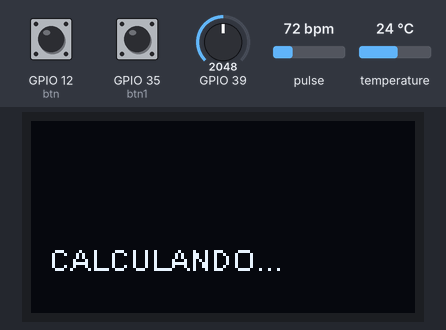
Simulated run of this sketch. Board: ESP32. On the bench: 128×64 one-colour display. The inputs (shaded band) are chosen by the test bench; at power-on: GPIO 35 (btn1) LOW, GPIO 12 (btn) LOW, GPIO 39 = 2048, pulse 72 bpm, temperature 24 °C (analog values on the 0–4095 scale). What the sketch prints to the serial monitor is not drawn.

Above: at 1.5 s.
1.6 s: GPIO 35 (btn1) pulled HIGH for 0.15 s
At 3.1 s:
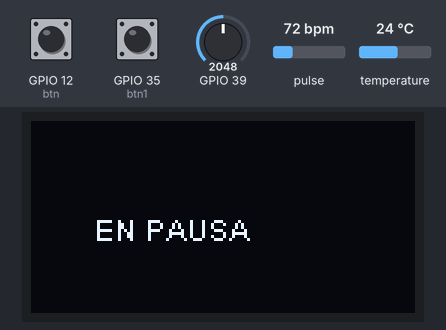
5.2 s: GPIO 35 (btn1) pulled HIGH for 1 s
At 5.9 s:
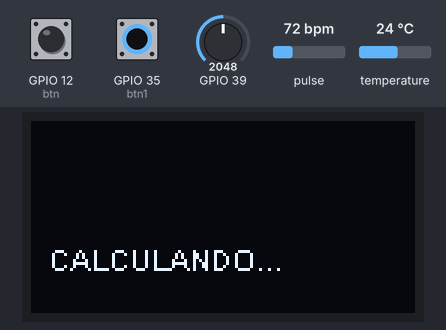
10.2 s: GPIO 35 (btn1) pulled HIGH for 3.2 s
At 11.8 s:
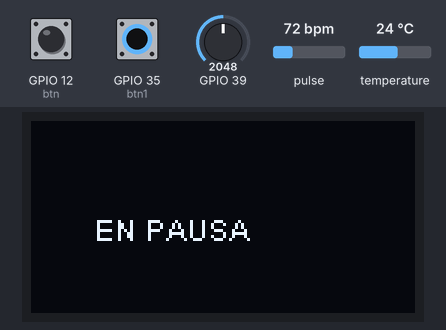
Timing chart, 0 to 13.3 s (numbered marks = the images above; inputs shaded):
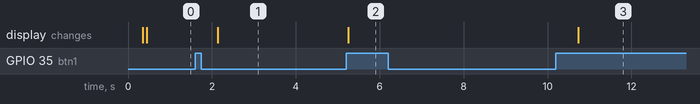

Measured:
- after the input at 1.6 s, the display: changes after 0.54 s (image 1)
- after the input at 5.2 s, the display: changes after 0.05 s (image 2)
- after the input at 10.2 s, the display: changes after 0.53 s (image 3)

The sketch:

TesisFinal.ino
```cpp
/******LIBRERIAS******/
#include "secrets.h"
#include "images.h"
#include <WiFiManager.h>
#include <Wire.h>
#include "MAX30105.h"
#include "heltec.h"
#include "heartRate.h"
#include <WiFi.h>
#include <FirebaseESP32.h>
#include <NTPClient.h>
#include <WiFiUdp.h>
#include "soc/rtc_wdt.h"

MAX30105 particleSensor;

//Proporciona la información del proceso de generación de tokens.
#include "addons/TokenHelper.h"

//Proporciona la información de impresión de la carga útil de la base de datos en tiempo real y otras funciones auxiliares.
#include "addons/RTDBHelper.h"

/******Definiciones******/
#define btn 12               //Pin del boton de cambio de estado
#define btn1 35
#define BAND 915E6           //Banda del LoRa
#define MAX_BRIGHTNESS 255   //Brillo del LED del MAX
#define DELAY_BTN 750        //Delay boton


/******* VARIABLES ******/
float promtemp,tempC;
bool flagpause = false;
unsigned long pauseAct;
int modo=0,r=0;
unsigned long lastTime=0, tiempo=0,resta=0,lastAct=0;
String ID;
String path="/Sensores";//Camino a la base de datos
int estado=0;           //Se crearon tres estados: 0=sin dedo en el sensor 1=estabilizando datos  2=datos estables
WiFiManager wifiManager;
TaskHandle_t Task1;

// Objetos de Data de Firebase Data object
FirebaseData firebaseData;
FirebaseJson json;
FirebaseAuth auth;
FirebaseConfig config;

//Variables NTP (Network Time Protocol)
WiFiUDP ntpUDP;
NTPClient timeClient(ntpUDP, "south-america.pool.ntp.org");
unsigned long epochTime;


/******VARIABLES MAX30102******/
double avered = 0;
double aveir = 0;
double sumirrms = 0;
double sumredrms = 0;
uint32_t DataFinger = 0;
unsigned long notify = 0;
int i = 0;
int Num = 100;              //Se calcula SpO2 por intervalo de muestreo
double ESpO2 = 95.0;        //Valor inicial estimado de SpO2
double FSpO2 = 0.7;         //Factor de filtro para el SpO2 estimado
double frate = 0.95;        //Filtro paso bajo para el valor del LED IR/rojo para eliminar el componente AC

#define TIMETOBOOT 3000    //Tiempo de esperra en mseg para generar un valor de SpO2
#define SCALE 88.0         //Escala ajustable para mostrar el latido del corazón y la SpO2 en la misma escala
#define SAMPLING 5         //Muestreo para observar las pulsaciones con mayor precisión
#define FINGER_ON 30000    //Valor para indicar que el dedo se encuentra en el sensor, si la señal roja es más baja esto indicará que su dedo no está en el sensor
#define MINIMUM_SPO2 80.0  //Se define el menor valor de SpO2 cuando no se coloca el dedo

const byte RATE_SIZE = 4;  //Aumente si desea obtener más promedios.
byte rates[RATE_SIZE];     //Matriz de frecuencias cardíacas.
byte rateSpot = 0;         //Taza en bytes de los latidos
long lastBeat = 0;         //Momento en el que ocurre el último latido
float beatsPerMinute;      //Bits por minuto
int beatAvg;               //Promedio de los latidos
uint32_t ledIR;            //Valor del led del MAX

#define USEFIFO           //Definir la utilizacion de FIFO (First In First Out)

/******METODO GET HORA Y FECHA******/

//Se calcula la fecha y hora en Epoch Time para ser enviado a la Base de Datos

unsigned long get_Time() {
  timeClient.update();
  unsigned long now = timeClient.getEpochTime();
  return now;
}

void pantalla(){           //Método para imprimir en la pantalla LCD
Heltec.display->clear();   //Se limpia la pantalla
if(estado==1)           //Condición: si se encuentra en estado 1 aparecera el siguiente mensaje en la pantalla
{
  Heltec.display -> drawString(6,40,"CALCULANDO..."); //Se muetra en la pantalla el mensaje "CALCULANDO..." hasta que cambie el estado
}
if(estado==2)          //Condición: si se encuentra en estado 2 apareceran los siguientes mensaje en la pantalla
{
Heltec.display -> drawString(3,22,"BPM: "+String(beatAvg));    //Se muestra en la pantalla "BPM:" seguido del valor de pulsaciones por minuto medido.
Heltec.display -> drawString(3,12,"ID:"+ ID);                  //Se muestra en la pantalla "ID:" seguido del número correspondiente.
Heltec.display -> drawString(3,32,"TEMP: "+String(promtemp));  //Se muestra en la pantalla "TEMP:" seguido del valor de temperatura medido.
Heltec.display -> drawString(3,42,"SPO2: "+String(ESpO2));     //Se muestra en la pantalla "SPO2:" seguido del valor de oxigenación en la sangre medido.
Heltec.display->drawXbm(72,11, heartbeat_png_width, heartbeat_png_height, heartbeat_png_bits); //Se muestra la imagen de un corazón
Heltec.display -> drawString(65,0, "Covid-Monitor");           //Se muestra en la pantalla el mensaje "Covid-Monitor" correspondiente al nombre del dispositivo
Heltec.display -> drawString(60,53, "Castillo & Ortiz");       //Se muestra en la pantalla el mensaje "Castillo & Ortiz" correspondiente a los nombres de los creadores
if(modo==0){               //Condición: Si se encuentra en modo 0, correspondiente a LoRa se mostrará en la pantalla el ícono de LoRa
Heltec.display->drawXbm(0,0, lora_width, lora_height, lora_bits);
}
if(modo==1){                //Condición: Si se encuentra en modo 1, correspondiente a Wi-Fi se mostrará en la pantalla el ícono de Wi-Fi
Heltec.display->drawXbm(0,0,logowifi2_width, logowifi2_height, logowifi2_bits);
}
}
Heltec.display ->display();
}
void connectFirebase(){                                        //Método para la conexión con la base de datos
  config.api_key = API_KEY;
  auth.user.email = USER_EMAIL;
  auth.user.password = USER_PASSWORD;
  config.database_url = FIREBASE_HOST;
  config.token_status_callback = tokenStatusCallback;
  Firebase.begin(&config, &auth);
  epochTime=get_Time();
}

void sendFirebase(int flag) {                                          //Método para el envío de datos o valores a la base de datos
  json.clear();
  epochTime = get_Time();
  String nodo = path + "/"+ID+"/";                             //Se guarda la informacion en el nodo
  String nodo1 = "/Historicos/"+ID+"/"+String(epochTime)+"/";  //Se guarda la informacion en el nodo 1
  if(flag !=0)
  {
    json.add("flag",flag);
    Firebase.updateNode(firebaseData,nodo,json);
  }
  else
  {
  json.add("spo2", ESpO2);
  json.add("hr", beatAvg);
  json.add("temp", promtemp);
  Firebase.updateNode(firebaseData,nodo1,json);
  json.add("flag",flag);
  Firebase.updateNode(firebaseData,nodo,json);
  }
  }

/******ENVIAR DATOS******/
void sendData(int flag){                                //Método para el envío de datos

  if(modo==0){                                  //Ciclo
    if(WiFi.status()== WL_CONNECTED){
      WiFi.disconnect(true);
  }
  Serial.println("ENVIANDO POR LORA");
  LoRa.beginPacket();
  LoRa.setTxPower(14,RF_PACONFIG_PASELECT_PABOOST);
  if(flag!=0)
  {
    LoRa.print("!");
    LoRa.print(String(flag));
    LoRa.print("$");
    LoRa.print(ID);
    LoRa.endPacket();
  }
  else{
  LoRa.print(promtemp);
  LoRa.print("#");
  LoRa.print(beatAvg);
  LoRa.print("$");
  LoRa.print(ESpO2);
  LoRa.print("/");
  LoRa.print(ID);
  LoRa.print("!");
  LoRa.print(String(flag));
  LoRa.endPacket();
  }
  }
  if(modo==1){
    if(WiFi.status()!= WL_CONNECTED){

    //PANTALLA CONECTANDO WIFI
    wifiManager.autoConnect("Covid-Monitor");
    connectFirebase();
    }
    sendFirebase(flag);
  }
  }


 /*************** MODO PAUSA **********************/
 void pausemode(){
   pauseAct = millis();
   if(flagpause)
   {
    flagpause = !flagpause;
   }
   else
   {
    flagpause = !flagpause;
   }


 }


/******INTERRUPCION******/
void isr(){
  if(millis()-lastTime > 1500){
    Serial.println("¡Interrupción!"); // PARA VERIFICAR QUE SE ENTRÓ EN LA INTERRUPCIÓN
    switch(modo){
      case 0:
        modo = 1;
        Heltec.display->drawXbm(0,0,logowifi2_width, logowifi2_height, logowifi2_bits);
        Serial.println("MODO WIFI");
      break;
      case 1:
        Heltec.display->drawXbm(0,0, lora_width, lora_height, lora_bits);
        modo=0;
      break;
      default: Serial.println("ERROR EN LA INTERRUPCION");
      break;
      lastTime=0;
      lastTime=millis();
      }
  }
}
/*****INICIALIZANDO ADC*****/
void setupADC(){                                               //Método para inicializar el ADC
  analogReadResolution(12);      //Se establecieron 12 bits de resolución

  //analogSetAttenuation
}

/* INICIALIZANDO MAX30102 */
void setupMAX30102(){
  Wire1.begin(21, 22);
while (!particleSensor.begin(Wire1, I2C_SPEED_FAST)){ //Use default I2C port, 400kHz speed
    Serial.println("MAX30102 was not found. Please check wiring/power/solder jumper at MH-ET LIVE MAX30102 board. ");
    //while (1);
  }

  //Setup to sense a nice looking saw tooth on the plotter
  byte ledBrightness = 0x7F; //Options: 0=Off to 255=50mA
  byte sampleAverage = 4; //Options: 1, 2, 4, 8, 16, 32
  byte ledMode = 2; //Options: 1 = Red only, 2 = Red + IR, 3 = Red + IR + Green

  //Options: 1 = IR only, 2 = Red + IR on MH-ET LIVE MAX30102 board
  int sampleRate = 200; //Options: 50, 100, 200, 400, 800, 1000, 1600, 3200
  int pulseWidth = 411; //Options: 69, 118, 215, 411
  int adcRange = 16384; //Options: 2048, 4096, 8192, 16384

  // Set up the wanted parameters
  particleSensor.setup(ledBrightness, sampleAverage, ledMode, sampleRate, pulseWidth, adcRange); //Configure sensor with these settings
  particleSensor.enableDIETEMPRDY();
}

/******INICIALIZANDO INTERRUPCIONES******/
void setupISR(){
  rtc_wdt_protect_off();
  rtc_wdt_disable();
  pinMode(btn, INPUT_PULLDOWN); // El PIN X se define como salida y con resistencia de PULL_DOWN
  pinMode(btn1, INPUT_PULLDOWN);
  attachInterrupt(btn, isr, RISING); // INTERRUPCION CUANDO HAYA FLANCO DE SUBIDA
  attachInterrupt(btn1, pausemode, RISING);
}

/******CALCULANDO VALORES DE TEMPERATURA******/
void leerADC(){
    promtemp=0;
    for(int i=0;i<100;i++){


      tempC = (5  * analogRead(39) * 100.0)/4095.0; // SE LEE EL VALOR ANALOGICO Y SE CALCULA LA TEMPERATURA
      promtemp=tempC+promtemp;  // SE SUMA PARA CALCULAR UN PROMEDIO DE 100 VALORES
      }
      promtemp=promtemp/100; // SE CALCULA EL PROMEDIO DE LA TEMP
}

void leerMax30102(){
  Serial.println("estoy aqui");
    uint32_t ir, red , green;
  double fred, fir;
  double SpO2 = 0; //raw SpO2 before low pass filtered

#ifdef USEFIFO
  particleSensor.check(); //Check the sensor, read up to 3 samples

  while (particleSensor.available()) {//do we have new data
#ifdef MAX30105
   red = particleSensor.getFIFORed(); //Sparkfun's MAX30105
    ir = particleSensor.getFIFOIR();  //Sparkfun's MAX30105
#else
    red = particleSensor.getFIFOIR(); //why getFOFOIR output Red data by MAX30102 on MH-ET LIVE breakout board
    ir = particleSensor.getFIFORed(); //why getFIFORed output IR data by MAX30102 on MH-ET LIVE breakout board
#endif

    i++;
    DataFinger = ir;
    fred = (double)red;
    fir = (double)ir;
    avered = avered * frate + (double)red * (1.0 - frate);//average red level by low pass filter
    aveir = aveir * frate + (double)ir * (1.0 - frate); //average IR level by low pass filter
    sumredrms += (fred - avered) * (fred - avered); //square sum of alternate component of red level
    sumirrms += (fir - aveir) * (fir - aveir);//square sum of alternate component of IR level
    if ((i % SAMPLING) == 0) {//slow down graph plotting speed for arduino Serial plotter by thin out
      if ( millis() > TIMETOBOOT) {
        float ir_forGraph = (2.0 * fir - aveir) / aveir * SCALE;
        float red_forGraph = (2.0 * fred - avered) / avered * SCALE;
        //trancation for Serial plotter's autoscaling
        if ( ir_forGraph > 100.0) ir_forGraph = 100.0;
        if ( ir_forGraph < 80.0) ir_forGraph = 80.0;
        if ( red_forGraph > 100.0 ) red_forGraph = 100.0;
        if ( red_forGraph < 80.0 ) red_forGraph = 80.0;
        //        Serial.print(red); Serial.print(","); Serial.print(ir);Serial.print(".");
        if (ir < FINGER_ON)
        {ESpO2 = MINIMUM_SPO2;

        estado = 0;

        }//indicator for finger detached
        float temperature = particleSensor.readTemperatureF();

        Serial.print(" Oxygen % = ");
        Serial.println(ESpO2);
      }
    }
    if ((i % Num) == 0) {
      double R = (sqrt(sumredrms) / avered) / (sqrt(sumirrms) / aveir);
      // Serial.println(R);
      SpO2 = -23.3 * (R - 0.4) + 100; //http://ww1.microchip.com/downloads/jp/AppNotes/00001525B_JP.pdf
      ESpO2 = FSpO2 * ESpO2 + (1.0 - FSpO2) * SpO2;//low pass filter
      Serial.print(SpO2);Serial.print(",");Serial.println(ESpO2);
      sumredrms = 0.0; sumirrms = 0.0; i = 0;
      break;
    }
    particleSensor.nextSample(); //We're finished with this sample so move to next sample
    //Serial.println(SpO2);
  }
  long irValue = particleSensor.getFIFOIR();
  if (checkForBeat(irValue) == true)
  {
    //We sensed a beat!
    long delta = millis() - lastBeat;
    lastBeat = millis();

    beatsPerMinute = 60 / (delta / 1000.0);

    if (beatsPerMinute < 255 && beatsPerMinute > 20)
    {
      rates[rateSpot++] = (byte)beatsPerMinute; //Store this reading in the array
      rateSpot %= RATE_SIZE; //Wrap variable

      //Take average of readings
      beatAvg = 0;
      for (byte x = 0 ; x < RATE_SIZE ; x++)
        beatAvg += rates[x];
      beatAvg /= RATE_SIZE;
    }
  }

   Serial.print(", BPM=");
  Serial.print(beatsPerMinute);
  Serial.print(", Avg BPM=");
  Serial.print(beatAvg);


#endif
}

void setup() {  //Método para la configuración
  Serial.begin(115200);
  Serial.println("Iniciando config");
  Wire1.begin(SDA,SCL);
  Heltec.begin(true,true,true,true,BAND);
  setupADC();
  setupMAX30102();
  setupISR();
  String subID1= WiFi.macAddress().substring(9,11);
  String subID2= WiFi.macAddress().substring(12,14);
  String subID3= WiFi.macAddress().substring(15,WiFi.macAddress().length());
  ID =subID1+subID2+subID3;
  Serial.println("CONFIGURACION TERMINADA");
}

void loop() {
  while(flagpause && millis() - pauseAct < 600000)
  {
    delay(500);
    Serial.println(millis() - pauseAct);
    estado = 0;
  Heltec.display->clear();
  Heltec.display -> drawString(0,30,"       EN PAUSA      ");
  Heltec.display ->display();
  }
  flagpause = false;
  while(estado==0 && DataFinger < FINGER_ON && !flagpause){
  leerMax30102();
  Heltec.display->clear();
  Heltec.display -> drawString(0,16,"   COLOQUE EL DEDO   ");
  Heltec.display -> drawString(0,32,"    EN EL SENSOR     ");
  Heltec.display ->display();
  Serial.println();

  if(notify == 0)
  {
     r = 1;
     notify =millis();
     sendData(r);
  }

  if(millis()-notify > 300000)
  {
     r++;
    sendData(r);
    notify = millis();
  }
  Serial.println(String(DataFinger)+ "DATA");
 }

 if(estado==0 && !flagpause){
  estado=1;
  notify = 0;
  tiempo=millis();
  Serial.println(String(tiempo));
  Serial.print(String(estado));
 }

 resta=0;
 resta=millis()-tiempo;
 if(estado==1 && resta>20000 && !flagpause)
 {
  estado=2;
  Serial.print("ENTRE AQUI");
  delay(2000);
  tiempo=0;
  tiempo=millis();
 }

 leerMax30102();
 leerADC();
 if(estado==1)
 {
 pantalla();
 }

 if(estado==2){
  if(millis()-lastAct > 5000)
  {
  r=0;
  Serial.println("Actualizo y envio");
  lastAct=millis();
  pantalla();
  sendData(0);

  }
 }
 }
```

secrets.h
```cpp
#include <pgmspace.h>

#define SECRET
#define FIREBASE_HOST "apptesis-95199-default-rtdb.firebaseio.com"
#define FIREBASE_AUTH "iayr2lDbEouLu86tbwZjNF7VGunRIairSTfUyUBI"
#define USER_EMAIL "victor.castilloc20@gmail.com"
#define USER_PASSWORD "12345678"
#define API_KEY "AIzaSyBG2flyv-qKMnJfuClCkXycMSfzWOaxx2E"
```

Source omitted: images.h (data table, 2938 bytes)
